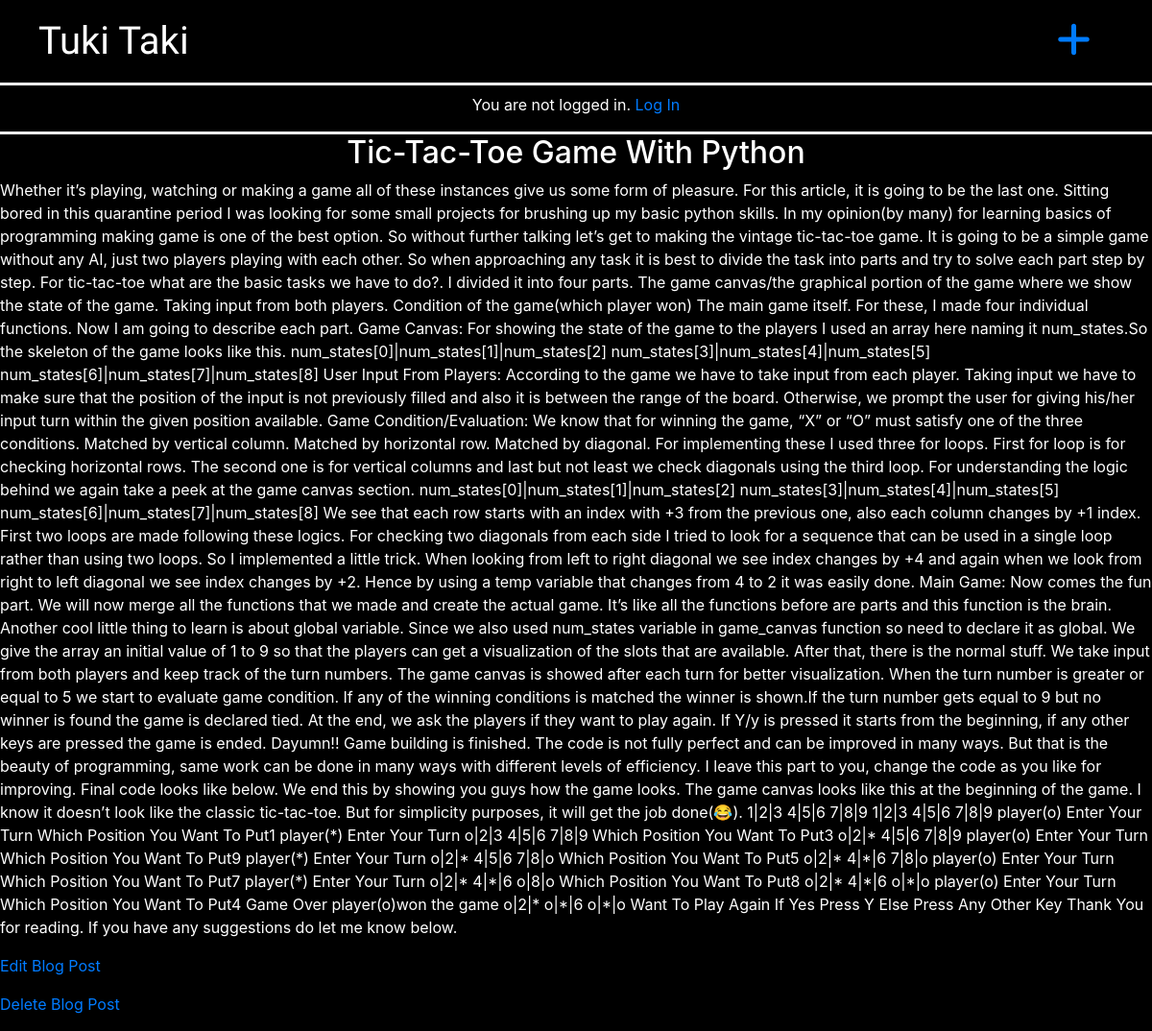
Page /post/6/ on the committed database.
### blog/models.py (models this page shows, shortened)
class Post(models.Model):
	title=models.CharField(max_length=200)
	author=models.ForeignKey(
		'auth.User',
		on_delete=models.CASCADE,
		)
	body = models.TextField()

### blog/views.py (the view)
# urls.py: path('post/<int:pk>/',BlogDetailView.as_view(),name='post_detail'),
class BlogDetailView(DetailView):
	model=Post
	template_name='post_detail.html'

### templates/post_detail.html
{% extends 'base.html' %}
{% block content %}
<div id="post-detail">
	<h2 class="text-center">{{post.title}}</h2>
	<p>{{post.body}}</p>
</div>
<p><a href="{% url 'post_edit' post.pk %}">Edit Blog Post</a></p>
<p><a href="{% url 'post_delete' post.pk %}">Delete Blog Post</a></p>
{% endblock content %}

### static/css/base.css (style rules this page uses)
body { background-color: black; }
#post-detail { color: white !important; }

### rows in the picture
Post: title "Tic-Tac-Toe Game With Python", body "Whether it’s playing, watching or making a game all of these instances give us some form of pleasure. For this article, it is going to be the last one. Sitting bored in this quarantine period I was looking for some small projects for brushing up my basic python skills. In my opinion(by many) for learning basics of programming making game is one of the best option. So without further talking let’s get to making the vintage tic-tac-toe game. It is going to be a simple game without any AI, just two players playing with each other. So when approaching any task it is best to divide the task into parts and try to solve each part step by step. For tic-tac-toe what are the basic tasks we have to…"
